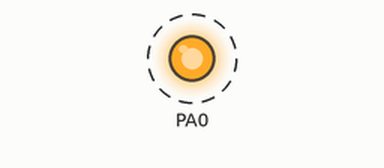
A program run on a simulated ATmega162, built with avr-gcc and emulated at 4.9152 MHz. Shown: output pins drawn as LEDs (lit = HIGH). Dashed ring = blinking. What the program prints to the serial monitor is not drawn.

Above: at 0.1 s.
Timing chart, 0 to 3.0 s (numbered marks = the images above):
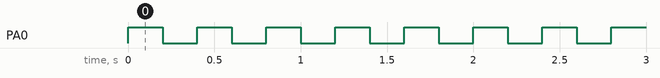

Measured:
- by itself, PA0: alternates HIGH for 0.20 s and LOW for 0.20 s

The program:

main.c
```c
/*
 * ping pong test.c
 *
 * Created: 06.09.2021 11:22:01
 * Author : ingvode
 */

#include <avr/io.h>
#include <util/delay.h>
#define FOSC 4915200//clockspeed
#define BAUD 9600
#define MYUBRR FOSC/16/BAUD-1


void init_UART (unsigned int ubrr) {
	// set baud rate
	UBRR1H = (unsigned char) (ubrr>>8);
	UBRR1L = (unsigned char) ubrr;

	UCSR1B = (1<<RXEN1) | (1<<TXEN1);

	UCSR1C = (1<<URSEL1) | (1<<USBS1) | (3<<UCSZ10);
}

void init_UART_new (unsigned int ubrr) {
	// set baud rate
	UBRR0H = (unsigned char) (ubrr>>8);
	UBRR0L = (unsigned char) ubrr;

	UCSR0B = (1<<RXEN0) | (1<<TXEN0);

	UCSR0C = (1<<URSEL0) | (1<<USBS0) | (3<<UCSZ00);
}

void uart_send(unsigned char letter) {

	while (! (UCSR1A & (1<<UDRE1))){}
	/*while (UDRE1){
		UDR1=letter;
	}*/

	UDR1 = letter;
}

void uart_send_new(unsigned char letter) {

	while (! (UCSR0A & (1<<UDRE0)))

	UDR0 = letter;
}

char uart_recieve() {
	while (! (UCSR1A & (1<<RXC1)));

	return UDR1;
}


int main(void)
{
	DDRA |= (1 << PA0);


	init_UART(MYUBRR);
	//init_UART_new(MYUBRR);

	uint8_t i = 0;

	while(1) {
		uart_send('F');
		//uart_send_new('F');

		PORTA ^= 0x1 << PA0;
		_delay_ms(200);
		/*
		i = (i + 1) % 100;
		if (i == 1) {
			//uart_send_new('F');
			uart_send('F');
			PORTA ^= 0x1 << PA0;
		}
		*/
	}
}
```
